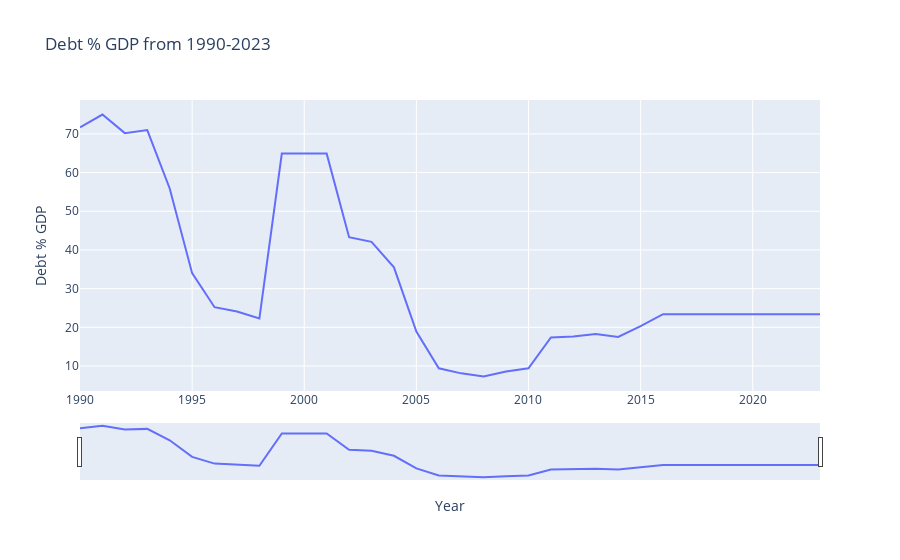

The cell this chart's notebook holds for it:
### Code cell
fig=px.line(df_nonindexed, x= 'Year', y='Debt % GDP', title='Debt % GDP from 1990-2023')
fig.update_xaxes(rangeslider_visible=True)
fig.show()

### Figure 1 — Plotly figure (JSON) as saved in the notebook; plotly's stock layout.template omitted (floating-point values rounded to 4 significant figures)
{"data": [{"hovertemplate": "Year=%{x}<br>Debt % GDP=%{y}<extra></extra>", "legendgroup": "", "line": {"color": "#636efa", "dash": "solid"}, "marker": {"symbol": "circle"}, "mode": "lines", "name": "", "orientation": "v", "showlegend": false, "type": "scatter", "x": [1990, 1991, 1992, 1993, 1994, 1995, 1996, 1997, 1998, 1999, 2000, 2001, 2002, 2003, 2004, 2005, 2006, 2007, 2008, 2009, 2010, 2011, 2012, 2013, 2014, 2015, 2016, 2017, 2018, 2019, 2020, 2021, 2022, 2023], "xaxis": "x", "y": [71.7, 75, 70.2, 71, 55.9, 34, 25.2, 24.1, 22.3, 64.9, 64.9, 64.9, 43.3, 42.1, 35.5, 18.9, 9.4, 8.1, 7.3, 8.6, 9.4, 17.4, 17.6, 18.3, 17.5, 20.3, 23.4, 23.4, 23.4, 23.4, 23.4, 23.4, 23.4, 23.4], "yaxis": "y"}], "layout": {"legend": {"tracegroupgap": 0}, "title": {"text": "Debt % GDP from 1990-2023"}, "xaxis": {"anchor": "y", "domain": [0, 1], "rangeslider": {"visible": true}, "title": {"text": "Year"}}, "yaxis": {"anchor": "x", "domain": [0, 1], "title": {"text": "Debt % GDP"}}}}
